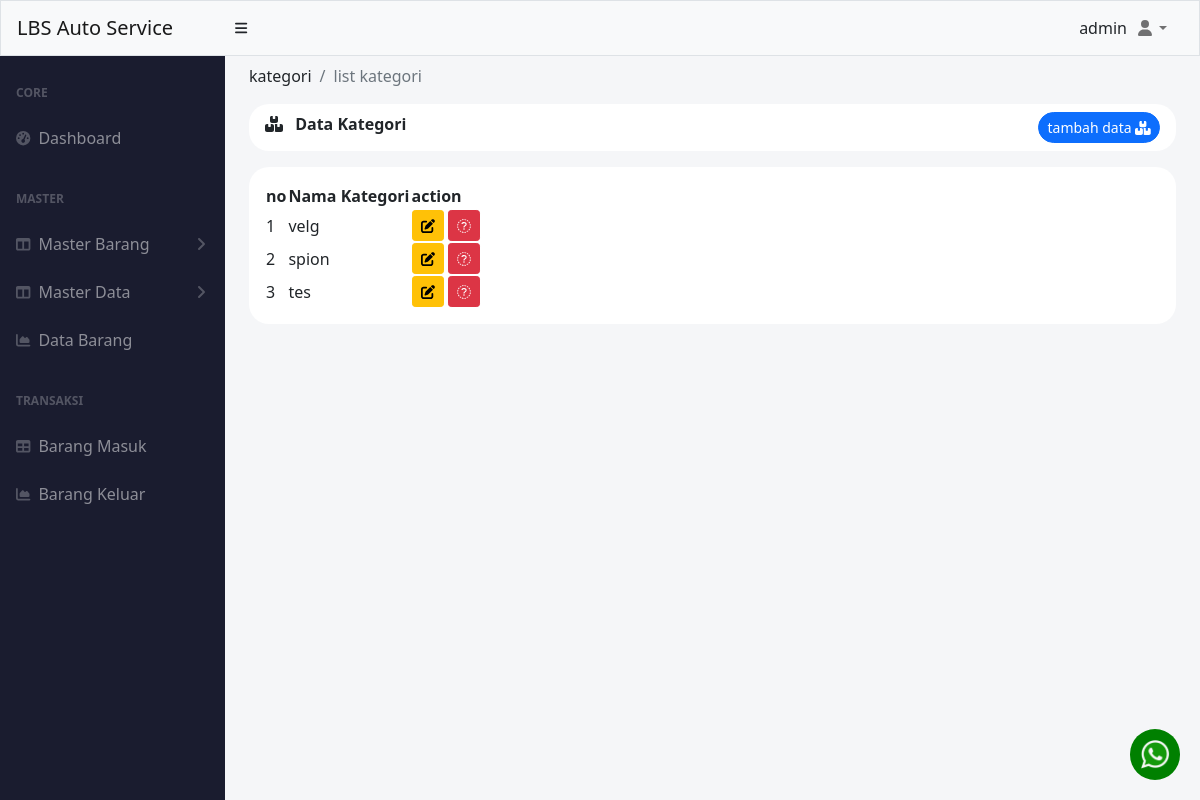
The app's page /index.php?menu=kategori (signed in) with its own data.
### tables this page shows
CREATE TABLE `kategori` (
  `id` int(11) NOT NULL,
  `nama` varchar(50) NOT NULL
);

### pages/master_barang/kategori/index.php (the view, shortened to what this page needs)
<?php
include './koneksi.php';
$query = mysqli_query($conn, "SELECT * FROM kategori");
?>
<div class="container-fluid px-4 ">
    <ol class="breadcrumb pt-2">
        <li class="breadcrumb-item ">kategori</li>
        <li class="breadcrumb-item active">list kategori</li>
    </ol>
    <div class="mb-4">
        <div class="card-header clearfix mb-3" style="border-radius: 20px ;background-color: white; border:0px;">
            <i class="fa-solid fa-boxes-stacked"></i>
            <span class="ms-2 fw-bolder"> Data Kategori</span>
            <?php if($varSession['hak_akses'] =='admin'): ?>
            <button type="button" class="btn btn-sm btn-primary float-end rounded-pill" data-bs-toggle="modal" data-bs-target="#exampleModal">
                tambah data <i class="fa-solid fa-boxes-stacked"></i>
            </button>
            <?php endif; ?>
        </div>
        <div class="p-3  bg-white " style="border-radius: 20px; ">
            <table id="datatablesSimple" style="border-color: white;">
                <thead class="">
                    <tr>
                        <th>no</th>
                        <th>Nama Kategori</th>
                        <?php if($varSession['hak_akses']=='admin'): ?>
                        <th>action</th>
                        <?php endif; ?>
                    </tr>
                </thead>
                <tbody>
                    <?php
                    $i = 1;
                    while ($data = mysqli_fetch_assoc($query)) :
                    ?>
                        <tr>
                            <td><?= $i++ ?></td>
                            <td><?= $data['nama'] ?></td>
                            <?php if($varSession['hak_akses']=='admin'): ?>
                            <td class="text-center">
                                <a href="index.php?kategori=update&id=<?= $data['id']; ?>" class="btn btn-sm btn-warning">
                                    <i class="fa-solid fa-pen-to-square"></i>
                                </a>
                                <a href="index.php?kategori=delete&id=<?= $data['id']; ?>" onclick="confirmDelete(event)" class="btn btn-sm btn-danger" id="delete-alert">
                                    <i class="fa-sharp fa-solid fa-trash"></i>
                                </a>
                            </td>
                            <?php endif; ?>
                        </tr>
                    <?php
                    endwhile;
                    ?>
                </tbody>
            </table>
        </div>
    </div>
</div>

### records on screen
kategori: nama "velg"
kategori: nama "spion"
kategori: nama "tes"

### other values on screen
$varSession['username'] "admin"
